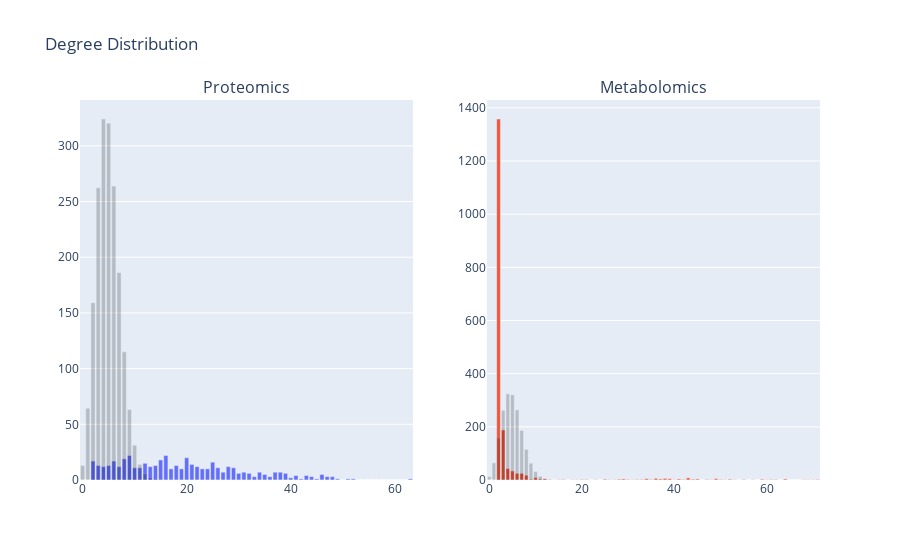

Here is the notebook cell this chart was saved with:
### Code cell
#
# Basic graph characteristics
#

G = qqg
GA = qqA

for G, GA, name in [(qqg, qqA, 'Proteomics'), (mmg, mmA, 'Metabolomics')]:

    print()
    print(name)
    print()

    print(f'Order: {G.order()}')
    print(f'Size: {G.size()}')
    print(f'Density: {round(nx.density(G), 5)}')

    i = [nx.average_clustering(i) for i in GA]
    print(f'Average clustering: {round(nx.average_clustering(G), 5)} (random graph: mean = {round(np.mean(i),5)}, std = {round(np.std(i),5)})')
    print(f'Average degree: {round(np.mean(list(dict(G.degree).values())),5)}')

    i = [len(list(nx.connected_components(i))) for i in GA]
    print(f'Number of connected components: {round(len(list(nx.connected_components(G))), 5)} (random graph: mean = {round(np.mean(i), 5)}, std = {round(np.std(i), 5)})')

    i = [len([i for i in nx.connected_components(g) if len(i)>1]) for g in GA]
    print(f'Number of connected components (order g.t. 1): {round(len([i for i in nx.connected_components(G) if len(i)>1]), 5)} (random graph: mean = {round(np.mean(i),5)}, std = {round(np.std(i),5)})')

fig = make_subplots(rows=1, cols=2, subplot_titles=['Proteomics', 'Metabolomics'])

plot = nx.degree_histogram(qqg)
fig.add_trace(go.Bar(
    x=np.arange(0,len(plot)),
    y=plot,
    offsetgroup=1, marker_color=palette[0]
), row=1,col=1)
fig.add_trace(go.Bar(
    x=np.arange(0,len(plot)),
    y=G.order()*poisson.pmf(np.arange(0, len(plot)),2*G.size()/G.order()),
    offsetgroup=1, marker_color='black', opacity=0.2
), row=1,col=1)


plot = nx.degree_histogram(mmg)
fig.add_trace(go.Bar(
    x=np.arange(0,len(plot)),
    y=plot, 
    offsetgroup=1, marker_color=palette[1]
), row=1,col=2)
fig.add_trace(go.Bar(
    x=np.arange(0,len(plot)),
    y=G.order()*poisson.pmf(np.arange(0, len(plot)),2*G.size()/G.order()),
    offsetgroup=1, marker_color='black', opacity=0.2
), row=1,col=2)

fig.update_layout(bargap=0.2, title='Degree Distribution', showlegend=False)

### Figure 1 — Plotly figure (JSON) as saved in the notebook; plotly's stock layout.template omitted (floating-point values rounded to 4 significant figures)
{"data": [{"marker": {"color": "#636EFA"}, "offsetgroup": "1", "type": "bar", "x": [0, 1, 2, 3, 4, 5, 6, 7, 8, 9, 10, 11, 12, 13, 14, 15, 16, 17, 18, 19, 20, 21, 22, 23, 24, 25, 26, 27, 28, 29, 30, 31, 32, 33, 34, 35, 36, 37, 38, 39, 40, 41, 42, 43, 44, 45, 46, 47, 48, 49, 50, 51, 52, 53, 54, 55, 56, 57, 58, 59, 60, 61, 62, 63], "xaxis": "x", "y": [0, 0, 17, 13, 12, 13, 17, 12, 19, 22, 11, 11, 15, 12, 13, 18, 22, 10, 13, 10, 20, 14, 12, 10, 10, 16, 11, 7, 12, 11, 6, 7, 6, 3, 7, 5, 3, 7, 7, 6, 2, 4, 1, 4, 3, 1, 5, 3, 3, 1, 0, 1, 1, 0, 0, 0, 0, 0, 0, 0, 0, 0, 0, 1], "yaxis": "y"}, {"marker": {"color": "black"}, "offsetgroup": "1", "opacity": 0.2, "type": "bar", "x": [0, 1, 2, 3, 4, 5, 6, 7, 8, 9, 10, 11, 12, 13, 14, 15, 16, 17, 18, 19, 20, 21, 22, 23, 24, 25, 26, 27, 28, 29, 30, 31, 32, 33, 34, 35, 36, 37, 38, 39, 40, 41, 42, 43, 44, 45, 46, 47, 48, 49, 50, 51, 52, 53, 54, 55, 56, 57, 58, 59, 60, 61, 62, 63], "xaxis": "x", "y": [13.04, 64.44, 159.2, 262.3, 324.1, 320.3, 263.8, 186.3, 115.1, 63.18, 31.22, 14.03, 5.777, 2.196, 0.7752, 0.2554, 0.07888, 0.02293, 0.006296, 0.001638, 0.0004047, 9.523e-05, 2.139e-05, 4.596e-06, 9.464e-07, 1.871e-07, 3.556e-08, 6.509e-09, 1.149e-09, 1.958e-10, 3.225e-11, 5.141e-12, 7.94e-13, 1.189e-13, 1.728e-14, 2.44e-15, 3.35e-16, 4.474e-17, 5.819e-18, 7.374e-19, 9.11e-20, 1.098e-20, 1.292e-21, 1.485e-22, 1.668e-23, 1.832e-24, 1.968e-25, 2.069e-26, 2.13e-27, 2.149e-28, 2.124e-29, 2.058e-30, 1.956e-31, 1.824e-32, 1.669e-33, 1.5e-34, 1.323e-35, 1.147e-36, 9.776e-38, 8.189e-39, 6.745e-40, 5.464e-41, 4.356e-42, 3.417e-43], "yaxis": "y"}, {"marker": {"color": "#EF553B"}, "offsetgroup": "1", "type": "bar", "x": [0, 1, 2, 3, 4, 5, 6, 7, 8, 9, 10, 11, 12, 13, 14, 15, 16, 17, 18, 19, 20, 21, 22, 23, 24, 25, 26, 27, 28, 29, 30, 31, 32, 33, 34, 35, 36, 37, 38, 39, 40, 41, 42, 43, 44, 45, 46, 47, 48, 49, 50, 51, 52, 53, 54, 55, 56, 57, 58, 59, 60, 61, 62, 63, 64, 65, 66, 67, 68, 69, 70, 71], "xaxis": "x2", "y": [0, 0, 1358, 188, 43, 34, 25, 25, 18, 3, 9, 4, 4, 1, 0, 1, 2, 0, 1, 1, 2, 2, 0, 1, 0, 3, 1, 1, 3, 4, 2, 1, 2, 2, 5, 2, 6, 4, 6, 5, 1, 4, 2, 8, 3, 4, 0, 2, 1, 5, 2, 1, 3, 1, 0, 2, 0, 1, 0, 3, 1, 2, 2, 0, 4, 0, 0, 0, 1, 1, 1, 2], "yaxis": "y2"}, {"marker": {"color": "black"}, "offsetgroup": "1", "opacity": 0.2, "type": "bar", "x": [0, 1, 2, 3, 4, 5, 6, 7, 8, 9, 10, 11, 12, 13, 14, 15, 16, 17, 18, 19, 20, 21, 22, 23, 24, 25, 26, 27, 28, 29, 30, 31, 32, 33, 34, 35, 36, 37, 38, 39, 40, 41, 42, 43, 44, 45, 46, 47, 48, 49, 50, 51, 52, 53, 54, 55, 56, 57, 58, 59, 60, 61, 62, 63, 64, 65, 66, 67, 68, 69, 70, 71], "xaxis": "x2", "y": [13.04, 64.44, 159.2, 262.3, 324.1, 320.3, 263.8, 186.3, 115.1, 63.18, 31.22, 14.03, 5.777, 2.196, 0.7752, 0.2554, 0.07888, 0.02293, 0.006296, 0.001638, 0.0004047, 9.523e-05, 2.139e-05, 4.596e-06, 9.464e-07, 1.871e-07, 3.556e-08, 6.509e-09, 1.149e-09, 1.958e-10, 3.225e-11, 5.141e-12, 7.94e-13, 1.189e-13, 1.728e-14, 2.44e-15, 3.35e-16, 4.474e-17, 5.819e-18, 7.374e-19, 9.11e-20, 1.098e-20, 1.292e-21, 1.485e-22, 1.668e-23, 1.832e-24, 1.968e-25, 2.069e-26, 2.13e-27, 2.149e-28, 2.124e-29, 2.058e-30, 1.956e-31, 1.824e-32, 1.669e-33, 1.5e-34, 1.323e-35, 1.147e-36, 9.776e-38, 8.189e-39, 6.745e-40, 5.464e-41, 4.356e-42, 3.417e-43, 2.638e-44, 2.006e-45, 1.502e-46, 1.108e-47, 8.051e-49, 5.767e-50, 4.071e-51, 2.834e-52], "yaxis": "y2"}], "layout": {"annotations": [{"font": {"size": 16}, "showarrow": false, "text": "Proteomics", "x": 0.225, "xanchor": "center", "xref": "paper", "y": 1, "yanchor": "bottom", "yref": "paper"}, {"font": {"size": 16}, "showarrow": false, "text": "Metabolomics", "x": 0.775, "xanchor": "center", "xref": "paper", "y": 1, "yanchor": "bottom", "yref": "paper"}], "bargap": 0.2, "showlegend": false, "title": {"text": "Degree Distribution"}, "xaxis": {"anchor": "y", "domain": [0, 0.45]}, "xaxis2": {"anchor": "y2", "domain": [0.55, 1]}, "yaxis": {"anchor": "x", "domain": [0, 1]}, "yaxis2": {"anchor": "x2", "domain": [0, 1]}}}
